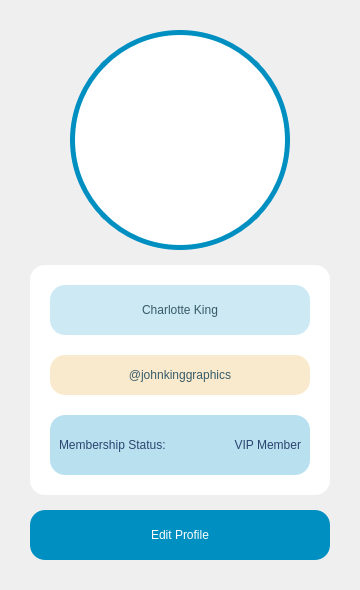
          <widget class="QWidget" name="profileViewPage">
           <layout class="QVBoxLayout" name="verticalLayout_profile">
            <property name="spacing">
             <number>15</number>
            </property>
            <property name="leftMargin">
             <number>30</number>
            </property>
            <property name="topMargin">
             <number>30</number>
            </property>
            <property name="rightMargin">
             <number>30</number>
            </property>
            <property name="bottomMargin">
             <number>30</number>
            </property>
            <item>
             <layout class="QHBoxLayout" name="profileHeaderLayout">
              <item>
               <spacer name="horizontalSpacer_left">
                <property name="orientation">
                 <enum>Qt::Orientation::Horizontal</enum>
                </property>
                <property name="sizeHint" stdset="0">
                 <size>
                  <width>40</width>
                  <height>20</height>
                 </size>
                </property>
               </spacer>
              </item>
              <item>
               <widget class="QLabel" name="labelProfilePic">
                <property name="minimumSize">
                 <size>
                  <width>220</width>
                  <height>220</height>
                 </size>
                </property>
                <property name="maximumSize">
                 <size>
                  <width>220</width>
                  <height>220</height>
                 </size>
                </property>
                <property name="styleSheet">
                 <string notr="true">border-radius: 110px;border: 5px solid #008FC1;background-color: white;</string>
                </property>
                <property name="alignment">
                 <set>Qt::AlignmentFlag::AlignCenter</set>
                </property>
               </widget>
              </item>
              <item>
               <spacer name="horizontalSpacer_right">
                <property name="orientation">
                 <enum>Qt::Orientation::Horizontal</enum>
                </property>
                <property name="sizeHint" stdset="0">
                 <size>
                  <width>40</width>
                  <height>20</height>
                 </size>
                </property>
               </spacer>
              </item>
             </layout>
            </item>
            <item>
             <widget class="QWidget" name="profileDetailsWidget" native="true">
              <property name="styleSheet">
               <string notr="true">background-color: white;border-radius: 15px;</string>
              </property>
              <layout class="QVBoxLayout" name="profileDetailsLayout">
               <property name="spacing">
                <number>20</number>
               </property>
               <property name="leftMargin">
                <number>20</number>
               </property>
               <property name="topMargin">
                <number>20</number>
               </property>
               <property name="rightMargin">
                <number>20</number>
               </property>
               <property name="bottomMargin">
                <number>20</number>
               </property>
               <item>
                <widget class="QLabel" name="labelName">
                 <property name="minimumSize">
                  <size>
                   <width>0</width>
                   <height>50</height>
                  </size>
                 </property>
                 <property name="styleSheet">
                  <string notr="true">QLabel {background-color: rgba(0, 143, 193, 50);color: rgb(55, 91, 106);border-radius: 15px;padding: 10px;font: bold 18pt &quot;Yeasty Flavors&quot;;}</string>
                 </property>
                 <property name="text">
                  <string>Charlotte King</string>
                 </property>
                 <property name="alignment">
                  <set>Qt::AlignmentFlag::AlignCenter</set>
                 </property>
                </widget>
               </item>
               <item>
                <widget class="QLabel" name="labelUsername">
                 <property name="minimumSize">
                  <size>
                   <width>0</width>
                   <height>40</height>
                  </size>
                 </property>
                 <property name="styleSheet">
                  <string notr="true">QLabel {background-color: rgb(249, 234, 205);color: rgb(55, 91, 106);border-radius: 15px;padding: 5px;font: bold 14pt &quot;Yeasty Flavors&quot;;}</string>
                 </property>
                 <property name="text">
                  <string>@johnkinggraphics</string>
                 </property>
                 <property name="alignment">
                  <set>Qt::AlignmentFlag::AlignCenter</set>
                 </property>
                </widget>
               </item>
               <item>
                <widget class="QWidget" name="membershipStatusWidget" native="true">
                 <property name="minimumSize">
                  <size>
                   <width>0</width>
                   <height>60</height>
                  </size>
                 </property>
                 <property name="styleSheet">
                  <string notr="true">background-color: rgba(0, 143, 193, 70);border-radius: 15px;</string>
                 </property>
                 <layout class="QHBoxLayout" name="membershipStatusLayout">
                  <item>
                   <widget class="QLabel" name="membershipTitleLabel">
                    <property name="styleSheet">
                     <string notr="true">font: 14pt &quot;Yeasty Flavors&quot;;color: #2B4570;background-color: transparent;</string>
                    </property>
                    <property name="text">
                     <string>Membership Status:</string>
                    </property>
                   </widget>
                  </item>
                  <item>
                   <widget class="QLabel" name="membershipValueLabel">
                    <property name="styleSheet">
                     <string notr="true">font: bold 16pt &quot;Yeasty Flavors&quot;;color: #2B4570;background-color: transparent;</string>
                    </property>
                    <property name="text">
                     <string>VIP Member</string>
                    </property>
                    <property name="alignment">
                     <set>Qt::AlignmentFlag::AlignRight|Qt::AlignmentFlag::AlignTrailing|Qt::AlignmentFlag::AlignVCenter</set>
                    </property>
                   </widget>
                  </item>
                 </layout>
                </widget>
               </item>
              </layout>
             </widget>
            </item>
            <item>
             <widget class="QPushButton" name="btnEditProfile">
              <property name="minimumSize">
               <size>
                <width>0</width>
                <height>50</height>
               </size>
              </property>
              <property name="styleSheet">
               <string notr="true">QPushButton {background-color: #008FC1;color: white;border-radius: 15px;padding: 10px;font: bold 16pt &quot;Yeasty Flavors&quot;;}QPushButton:hover {background-color: #006F91;}QPushButton:pressed {background-color: #004F71;}</string>
              </property>
              <property name="text">
               <string>Edit Profile</string>
              </property>
              <property name="icon">
               <iconset>
                <normaloff>:/img/images/edit.png</normaloff>:/img/images/edit.png</iconset>
              </property>
              <property name="iconSize">
               <size>
                <width>24</width>
                <height>24</height>
               </size>
              </property>
             </widget>
            </item>
           </layout>
          </widget>
